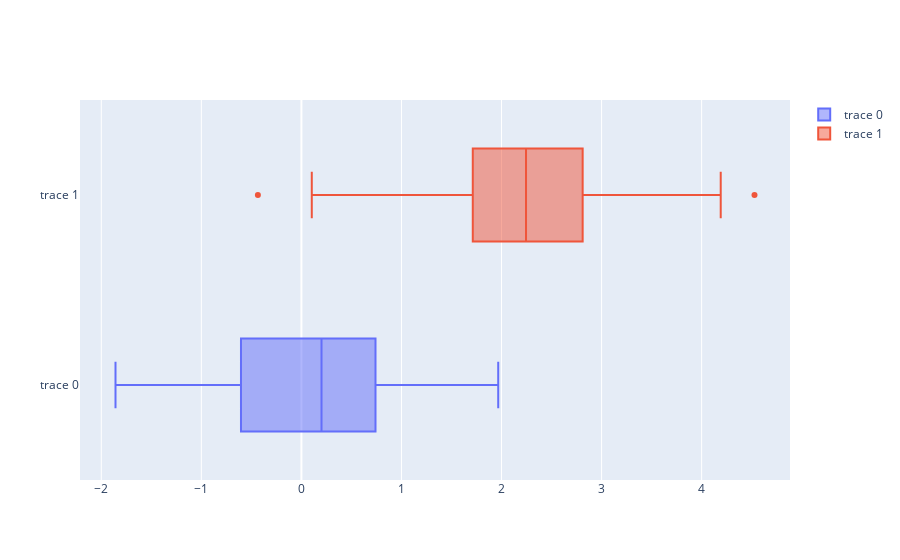

The notebook cell saved with this chart:
### Markdown cell above
## Basic Horizontal Box Plot

### Code cell
import plotly.graph_objects as go
import numpy as np

x0 = np.random.randn(50)
x1 = np.random.randn(50) + 2 # shift mean

fig = go.Figure()
# Use x instead of y argument for horizontal plot
fig.add_trace(go.Box(x=x0))
fig.add_trace(go.Box(x=x1))

fig.show()
